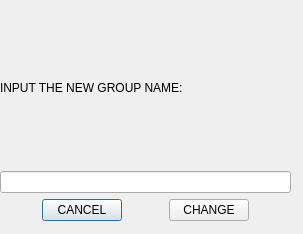
<?xml version="1.0" encoding="UTF-8"?>
<ui version="4.0">
 <class>change_group_name</class>
 <widget class="QDialog" name="change_group_name">
  <property name="geometry">
   <rect>
    <x>0</x>
    <y>0</y>
    <width>303</width>
    <height>234</height>
   </rect>
  </property>
  <property name="windowTitle">
   <string>Change Group Name</string>
  </property>
  <widget class="QWidget" name="verticalLayoutWidget">
   <property name="geometry">
    <rect>
     <x>0</x>
     <y>10</y>
     <width>291</width>
     <height>211</height>
    </rect>
   </property>
   <layout class="QVBoxLayout" name="verticalLayout">
    <item>
     <layout class="QHBoxLayout" name="horizontalLayout_9"/>
    </item>
    <item>
     <layout class="QHBoxLayout" name="horizontalLayout_8">
      <item>
       <widget class="QLabel" name="label">
        <property name="text">
         <string>INPUT THE NEW GROUP NAME:</string>
        </property>
       </widget>
      </item>
     </layout>
    </item>
    <item>
     <layout class="QHBoxLayout" name="horizontalLayout_7">
      <item>
       <widget class="QLineEdit" name="lineedit"/>
      </item>
     </layout>
    </item>
    <item>
     <layout class="QHBoxLayout" name="horizontalLayout_6"/>
    </item>
    <item>
     <layout class="QHBoxLayout" name="horizontalLayout_5">
      <item>
       <spacer name="horizontalSpacer_2">
        <property name="orientation">
         <enum>Qt::Horizontal</enum>
        </property>
        <property name="sizeHint" stdset="0">
         <size>
          <width>40</width>
          <height>20</height>
         </size>
        </property>
       </spacer>
      </item>
      <item>
       <widget class="QPushButton" name="cancel">
        <property name="text">
         <string>CANCEL</string>
        </property>
       </widget>
      </item>
      <item>
       <spacer name="horizontalSpacer">
        <property name="orientation">
         <enum>Qt::Horizontal</enum>
        </property>
        <property name="sizeHint" stdset="0">
         <size>
          <width>40</width>
          <height>20</height>
         </size>
        </property>
       </spacer>
      </item>
      <item>
       <widget class="QPushButton" name="change">
        <property name="text">
         <string>CHANGE</string>
        </property>
       </widget>
      </item>
      <item>
       <spacer name="horizontalSpacer_3">
        <property name="orientation">
         <enum>Qt::Horizontal</enum>
        </property>
        <property name="sizeHint" stdset="0">
         <size>
          <width>40</width>
          <height>20</height>
         </size>
        </property>
       </spacer>
      </item>
     </layout>
    </item>
    <item>
     <layout class="QHBoxLayout" name="horizontalLayout_4"/>
    </item>
   </layout>
  </widget>
 </widget>
 <resources/>
 <connections/>
</ui>
